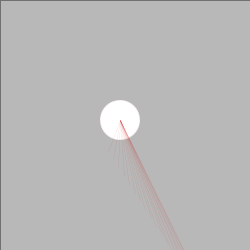
Frame 1 (no input)
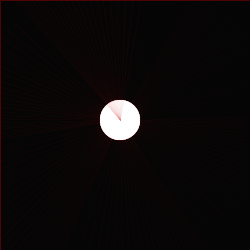
Frame 60 (the mouse pressed at the canvas centre just before this capture)
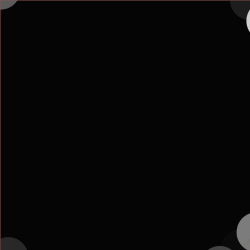
Frame 120 (the mouse held since frame 60 and released just before this capture)

The Processing sketch that drew these frames (run headless with seeded random() and noise(); from frame 60 on, the mouse is pressed at the canvas centre):

// Processing sketch: processing_18662
// ── processing_18662.pde

float x = 25;
float y = 25;
float speed = 2;
int direction=1;
float angle=0.0;
float radius=20.0;

void setup() {
  size(250,250);
  smooth();
  ellipseMode(RADIUS);
  stroke(0,100);
  noFill();
}
void draw() {
  fill(0,25);
  rect(0,0,width,height);
  fill(255);
  y+=speed*direction;
  {
    angle=angle+1.0;
    translate(120,120);
    rotate(angle);
    ellipse(mouseX,mouseY,10,10);

    stroke(#CBDBE0);
    float weight = dist(mouseX,mouseY,pmouseX,pmouseY);
    strokeWeight(weight);
    stroke(200,mouseY,mouseX,102);

    ellipse(mouseX, mouseY, radius, radius);
  }
  for(int x=20; x<250; x+=10)
    line(mouseX,mouseY,x,y);

  if ((y>height-radius) || (y<radius)) {
    direction=-direction;
  }
}
void mousePressed() {
  fill(0,255);
  stroke(255);
}
